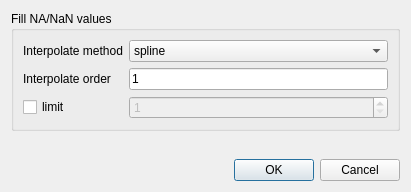
<?xml version="1.0" encoding="UTF-8"?>
<ui version="4.0">
 <class>DADialogDataFrameInterpolate</class>
 <widget class="QDialog" name="DADialogDataFrameInterpolate">
  <property name="geometry">
   <rect>
    <x>0</x>
    <y>0</y>
    <width>411</width>
    <height>192</height>
   </rect>
  </property>
  <property name="windowTitle">
   <string>Dialog</string>
  </property>
  <layout class="QVBoxLayout" name="verticalLayout">
   <item>
    <widget class="QGroupBox" name="groupBoxDADialogDataFrameInterpolate">
     <property name="title">
      <string>Fill NA/NaN values</string>
     </property>
     <layout class="QGridLayout" name="gridLayout">
      <item row="1" column="0">
       <widget class="QLabel" name="labelOrder">
        <property name="text">
         <string>Interpolate order</string>
        </property>
       </widget>
      </item>
      <item row="2" column="1">
       <widget class="QSpinBox" name="spinBoxLimit">
        <property name="enabled">
         <bool>false</bool>
        </property>
        <property name="toolTip">
         <string>This is the maximum number of entries along the entire axis where NaNs will be filled. Must be greater than 0</string>
        </property>
        <property name="minimum">
         <number>1</number>
        </property>
        <property name="maximum">
         <number>999999999</number>
        </property>
       </widget>
      </item>
      <item row="0" column="0">
       <widget class="QLabel" name="labelMethod">
        <property name="text">
         <string>Interpolate method</string>
        </property>
       </widget>
      </item>
      <item row="2" column="0">
       <widget class="QCheckBox" name="checkBoxLimit">
        <property name="toolTip">
         <string>This is the maximum number of consecutive NaN values to forward/backward fill. In other words, if there is a gap with more than this number of consecutive NaNs, it will only be partially filled</string>
        </property>
        <property name="text">
         <string>limit</string>
        </property>
       </widget>
      </item>
      <item row="1" column="1">
       <widget class="QLineEdit" name="lineEditOrder">
        <property name="enabled">
         <bool>true</bool>
        </property>
        <property name="mouseTracking">
         <bool>true</bool>
        </property>
        <property name="text">
         <string>1</string>
        </property>
       </widget>
      </item>
      <item row="0" column="1">
       <widget class="QComboBox" name="comboBoxMethod">
        <item>
         <property name="text">
          <string>spline</string>
         </property>
        </item>
        <item>
         <property name="text">
          <string>polynomial</string>
         </property>
        </item>
       </widget>
      </item>
     </layout>
    </widget>
   </item>
   <item>
    <spacer name="verticalSpacer">
     <property name="orientation">
      <enum>Qt::Vertical</enum>
     </property>
     <property name="sizeHint" stdset="0">
      <size>
       <width>20</width>
       <height>40</height>
      </size>
     </property>
    </spacer>
   </item>
   <item>
    <layout class="QHBoxLayout" name="horizontalLayout">
     <item>
      <spacer name="horizontalSpacer">
       <property name="orientation">
        <enum>Qt::Vertical</enum>
       </property>
       <property name="sizeHint" stdset="0">
        <size>
         <width>40</width>
         <height>20</height>
        </size>
       </property>
      </spacer>
     </item>
     <item>
      <spacer name="horizontalSpacer_2">
       <property name="orientation">
        <enum>Qt::Horizontal</enum>
       </property>
       <property name="sizeHint" stdset="0">
        <size>
         <width>40</width>
         <height>20</height>
        </size>
       </property>
      </spacer>
     </item>
     <item>
      <widget class="QPushButton" name="pushButtonOK">
       <property name="text">
        <string>OK</string>
       </property>
       <property name="icon">
        <iconset resource="../icon.qrc">
         <normaloff>:/DAGui/icon/accept.svg</normaloff>:/DAGui/icon/accept.svg</iconset>
       </property>
       <property name="default">
        <bool>true</bool>
       </property>
      </widget>
     </item>
     <item>
      <widget class="QPushButton" name="pushButtonCancel">
       <property name="text">
        <string>Cancel</string>
       </property>
       <property name="icon">
        <iconset resource="../icon.qrc">
         <normaloff>:/DAGui/icon/cancel.svg</normaloff>:/DAGui/icon/cancel.svg</iconset>
       </property>
      </widget>
     </item>
    </layout>
   </item>
  </layout>
 </widget>
 <resources>
  <include location="../icon.qrc"/>
 </resources>
 <connections>
  <connection>
   <sender>pushButtonOK</sender>
   <signal>clicked()</signal>
   <receiver>DADialogDataFrameInterpolate</receiver>
   <slot>accept()</slot>
   <hints>
    <hint type="sourcelabel">
     <x>268</x>
     <y>181</y>
    </hint>
    <hint type="destinationlabel">
     <x>154</x>
     <y>130</y>
    </hint>
   </hints>
  </connection>
  <connection>
   <sender>pushButtonCancel</sender>
   <signal>clicked()</signal>
   <receiver>DADialogDataFrameInterpolate</receiver>
   <slot>reject()</slot>
   <hints>
    <hint type="sourcelabel">
     <x>400</x>
     <y>181</y>
    </hint>
    <hint type="destinationlabel">
     <x>311</x>
     <y>115</y>
    </hint>
   </hints>
  </connection>
  <connection>
   <sender>checkBoxLimit</sender>
   <signal>toggled(bool)</signal>
   <receiver>spinBoxLimit</receiver>
   <slot>setEnabled(bool)</slot>
   <hints>
    <hint type="sourcelabel">
     <x>67</x>
     <y>118</y>
    </hint>
    <hint type="destinationlabel">
     <x>378</x>
     <y>120</y>
    </hint>
   </hints>
  </connection>
 </connections>
</ui>
